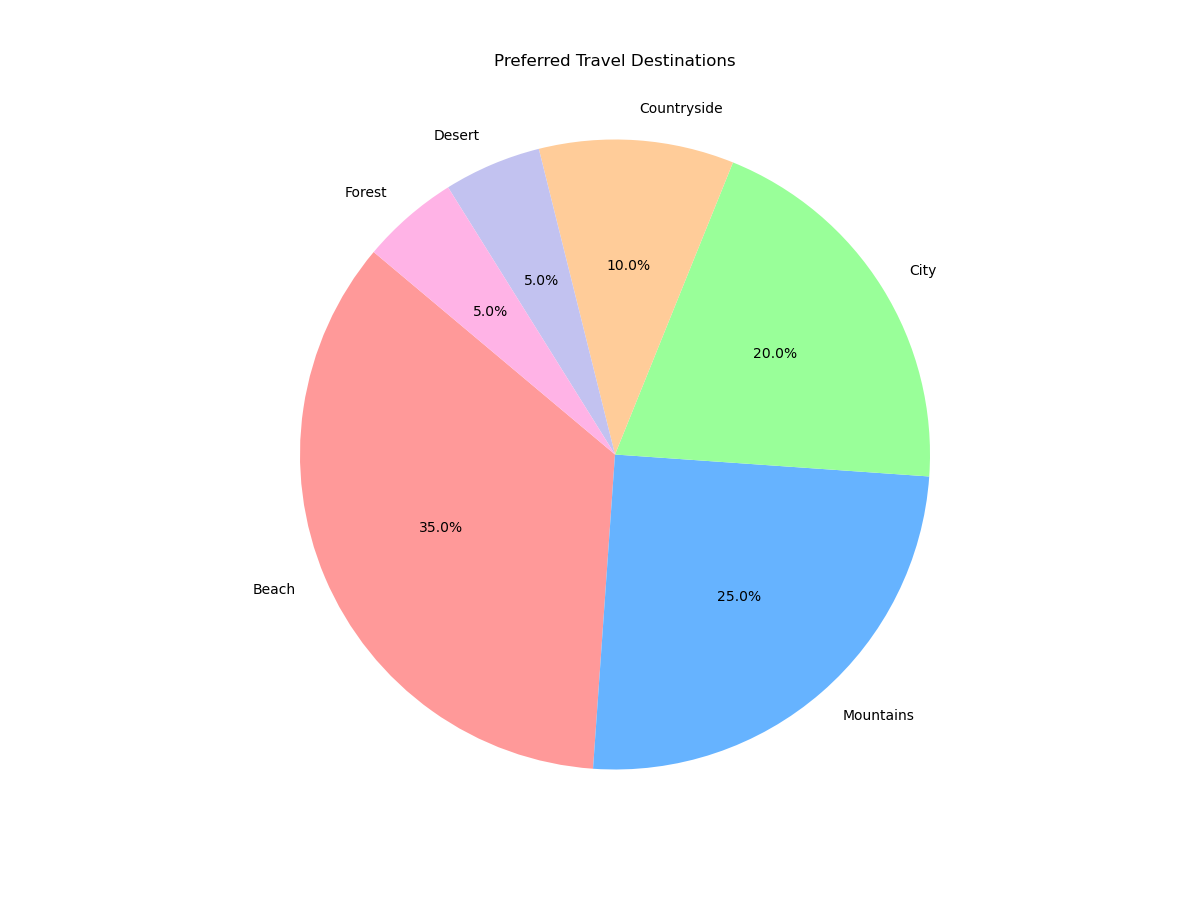

The Python source for this figure:

import matplotlib.pyplot as plt

# Data
destinations = ['Beach', 'Mountains', 'City', 'Countryside', 'Desert', 'Forest']
percentages = [35, 25, 20, 10, 5, 5]
colors = ['#ff9999', '#66b3ff', '#99ff99', '#ffcc99', '#c2c2f0', '#ffb3e6']

# Pie chart
plt.figure(figsize=(12, 9))  # Change width and height of the chart
plt.pie(percentages, labels=destinations, colors=colors, autopct='%1.1f%%', startangle=140)
plt.axis('equal')  # Equal aspect ratio ensures that pie is drawn as a circle.

# Title
plt.title('Preferred Travel Destinations', pad=30)

# Display the chart
plt.show()
